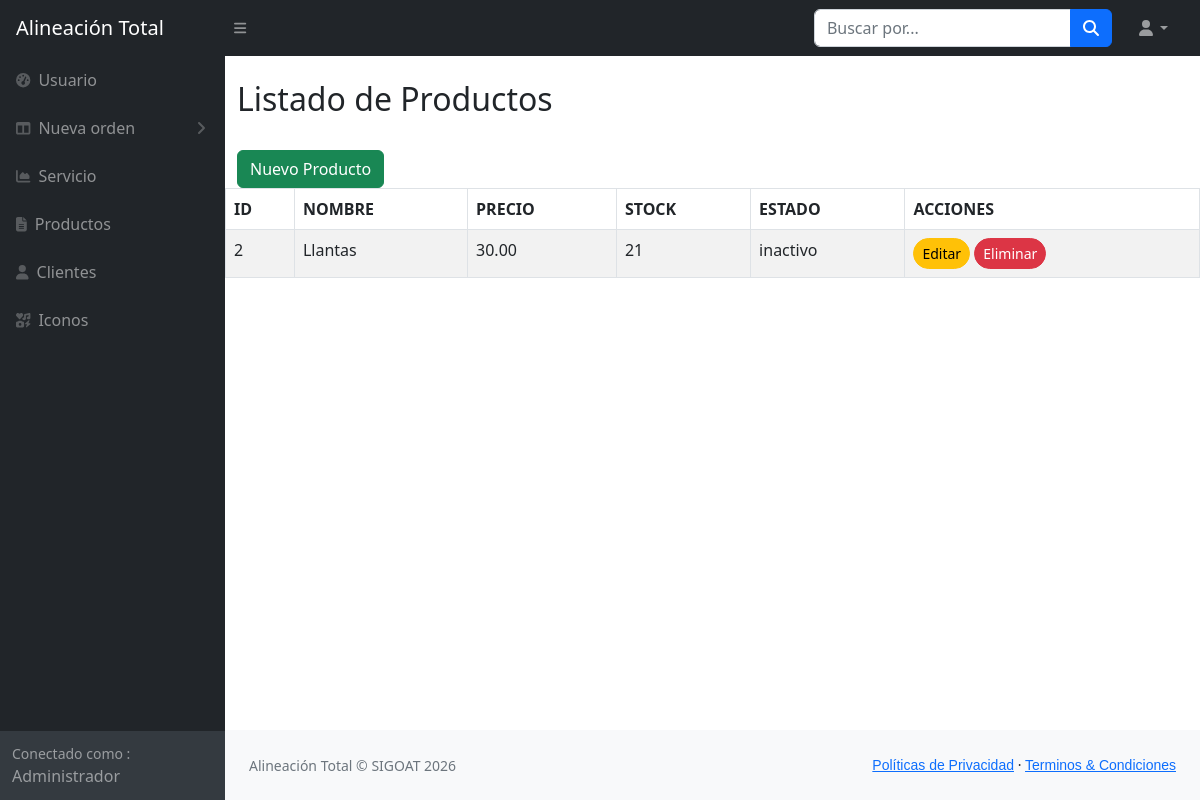
/productos/, run on the app's committed database.
### productos/models.py (models this page shows, shortened)
class Producto(models.Model):
    nombre_producto = models.CharField(max_length=100)
    precio_producto = models.DecimalField(max_digits=10, decimal_places=2)
    stock_producto = models.IntegerField()
    estado_producto = models.CharField(max_length=20)

### productos/views.py (the view)
# urls.py: path('', views.listar_productos, name='listar_productos'),
def listar_productos(request):
    productos = Producto.objects.all()
    return render(request, "productos/listar_productos.html", {'productos': productos})

### productos/templates/productos/listar_productos.html (shortened to what this page needs)
{% load static %}
{% include 'private/header.html' %}
<div class="container mt-4">
    <h2>Listado de Productos</h2>
    <br>
    <a href="{% url 'crear_productos' %}" class="btn btn-success">
        Nuevo Producto
    </a>
</div>
<table class="table table-bordered table-striped table-hover">
    <thead>
        <tr>
            <th>ID</th>
            <th>NOMBRE</th>
            <th>PRECIO</th>
            <th>STOCK</th>
            <th>ESTADO</th>
            <th>ACCIONES</th>
        </tr>
    </thead>
    <tbody>
        {% for producto in productos %}
        <tr>
            <td>{{ producto.id }}</td>
            <td>{{ producto.nombre_producto }}</td>
            <td>{{ producto.precio_producto }}</td>
            <td>{{ producto.stock_producto }}</td>
            <td>{{ producto.estado_producto }}</td>
            <td>
                <a href="{% url 'editar_productos' producto.id %}"
                   class="btn btn-sm btn-warning rounded-pill">
                    Editar
                </a>
                <a href="{% url 'eliminar_producto' producto.id %}"
                   class="btn btn-sm btn-danger rounded-pill"
                   onclick="return confirm('¿Estás seguro de eliminar este producto?');">
                    Eliminar
                </a>
            </td>
        </tr>
        {% empty %}
        <tr>
            <td colspan="6" class="alert alert-danger text-center">
                No se encuentran registros
            </td>
        </tr>
        {% endfor %}
    </tbody>
</table>
{% include 'private/footer.html' %}

### data on the page
Producto: id "2", nombre_producto "Llantas", precio_producto "30.00", stock_producto "21", estado_producto "inactivo"
